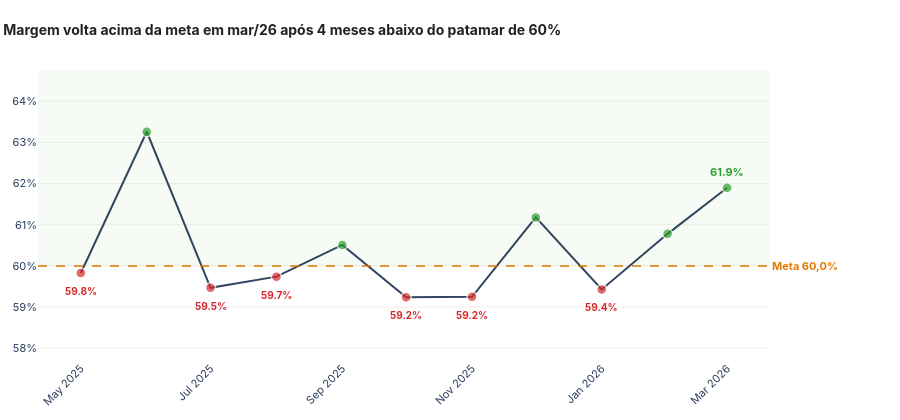

Notebook source saved alongside this figure:
### Markdown cell above
### 7. Visualização de Margem ao Longo do Tempo

Este bloco gera um gráfico de linha interativo usando Plotly, mostrando a evolução da margem ao longo do tempo, com uma linha de meta e destaque para os meses abaixo da meta.

### Code cell
import plotly.graph_objects as go
import plotly.io as pio

pio.templates.default = "plotly_white"

META = 60.0
media = df_table["margem"].mean()

# Cor por ponto: verde = acima da meta, vermelho = abaixo
marker_colors = [
    "#2CA02C" if v >= META else "#D62728"
    for v in df_table["margem"]
]
marker_sizes = [10] * len(df_table)

fig = go.Figure()

# Banda de meta (faixa visual sutil)
fig.add_hrect(
    y0=META, y1=df_table["margem"].max() + 2,
    fillcolor="#2CA02C", opacity=0.04,
    line_width=0,
)

# Série principal
fig.add_trace(go.Scatter(
    x=df_table["year_month"],
    y=df_table["margem"],
    mode="lines+markers",
    line=dict(color="#324461", width=2),
    marker=dict(
        color=marker_colors,
        size=marker_sizes,
        line=dict(color="white", width=1.5),
    ),
    showlegend=False,
    hovertemplate="%{x}<br>Margem: <b>%{y:.1f}%</b><extra></extra>",
))

# Linha de meta
fig.add_hline(
    y=META,
    line=dict(dash="dash", color="#E07B00", width=1.5),
    annotation_text="<b>Meta 60,0%</b>",
    annotation_position="right",
    annotation_font=dict(size=11, color="#E07B00"),
)

# Labels só nos pontos abaixo da meta
for i, row in df_table.iterrows():
    if row["margem"] < META:
        fig.add_annotation(
            x=row["year_month"],
            y=row["margem"],
            text=f"<b>{row['margem']:.1f}%</b>",
            showarrow=False,
            yshift=-18,
            font=dict(size=10, color="#D62728"),
        )

# Label no último mês sempre
ultimo = df_table.iloc[-1]
fig.add_annotation(
    x=ultimo["year_month"],
    y=ultimo["margem"],
    text=f"<b>{ultimo['margem']:.1f}%</b>",
    showarrow=False,
    yshift=16,
    font=dict(size=11, color="#2CA02C"),
)

fig.update_layout(
    title=dict(
        text="<b> Margem volta acima da meta em mar/26 após 4 meses abaixo do patamar de 60%</b>",
        font=dict(size=14, color="#222222"),
        x=0, xanchor="left",
    ),
    xaxis=dict(showgrid=False, tickangle=-45, tickfont=dict(size=11)),
    yaxis=dict(
        showgrid=True,
        gridcolor="#EEEEEE",
        ticksuffix="%",
        tickfont=dict(size=11),
        range=[df_table["margem"].min() - 1.5, df_table["margem"].max() + 1.5],
    ),
    plot_bgcolor="white",
    paper_bgcolor="white",
    margin=dict(l=20, r=130, t=70, b=60),
    font=dict(family="Inter, Arial, sans-serif"),
    height=420,
)

fig.show(config={"displayModeBar": False})

### Figure 1 — Plotly figure (JSON) as saved in the notebook; plotly's stock layout.template omitted (floating-point values rounded to 4 significant figures)
{"data": [{"hovertemplate": "%{x}<br>Margem: <b>%{y:.1f}%</b><extra></extra>", "line": {"color": "#324461", "width": 2}, "marker": {"color": ["#D62728", "#2CA02C", "#D62728", "#D62728", "#2CA02C", "#D62728", "#D62728", "#2CA02C", "#D62728", "#2CA02C", "#2CA02C"], "line": {"color": "white", "width": 1.5}, "size": [10, 10, 10, 10, 10, 10, 10, 10, 10, 10, 10]}, "mode": "lines+markers", "showlegend": false, "type": "scatter", "x": ["2025-05", "2025-06", "2025-07", "2025-08", "2025-09", "2025-10", "2025-11", "2025-12", "2026-01", "2026-02", "2026-03"], "y": [59.83, 63.26, 59.47, 59.74, 60.51, 59.24, 59.25, 61.18, 59.43, 60.78, 61.9]}], "layout": {"annotations": [{"font": {"color": "#E07B00", "size": 11}, "showarrow": false, "text": "<b>Meta 60,0%</b>", "x": 1, "xanchor": "left", "xref": "x domain", "y": 60, "yanchor": "middle", "yref": "y"}, {"font": {"color": "#D62728", "size": 10}, "showarrow": false, "text": "<b>59.8%</b>", "x": "2025-05", "y": 59.83, "yshift": -18}, {"font": {"color": "#D62728", "size": 10}, "showarrow": false, "text": "<b>59.5%</b>", "x": "2025-07", "y": 59.47, "yshift": -18}, {"font": {"color": "#D62728", "size": 10}, "showarrow": false, "text": "<b>59.7%</b>", "x": "2025-08", "y": 59.74, "yshift": -18}, {"font": {"color": "#D62728", "size": 10}, "showarrow": false, "text": "<b>59.2%</b>", "x": "2025-10", "y": 59.24, "yshift": -18}, {"font": {"color": "#D62728", "size": 10}, "showarrow": false, "text": "<b>59.2%</b>", "x": "2025-11", "y": 59.25, "yshift": -18}, {"font": {"color": "#D62728", "size": 10}, "showarrow": false, "text": "<b>59.4%</b>", "x": "2026-01", "y": 59.43, "yshift": -18}, {"font": {"color": "#2CA02C", "size": 11}, "showarrow": false, "text": "<b>61.9%</b>", "x": "2026-03", "y": 61.9, "yshift": 16}], "font": {"family": "Inter, Arial, sans-serif"}, "height": 420, "margin": {"b": 60, "l": 20, "r": 130, "t": 70}, "paper_bgcolor": "white", "plot_bgcolor": "white", "shapes": [{"fillcolor": "#2CA02C", "line": {"width": 0}, "opacity": 0.04, "type": "rect", "x0": 0, "x1": 1, "xref": "x domain", "y0": 60, "y1": 65.26, "yref": "y"}, {"line": {"color": "#E07B00", "dash": "dash", "width": 1.5}, "type": "line", "x0": 0, "x1": 1, "xref": "x domain", "y0": 60, "y1": 60, "yref": "y"}], "title": {"font": {"color": "#222222", "size": 14}, "text": "<b> Margem volta acima da meta em mar/26 após 4 meses abaixo do patamar de 60%</b>", "x": 0, "xanchor": "left"}, "xaxis": {"showgrid": false, "tickangle": -45, "tickfont": {"size": 11}}, "yaxis": {"gridcolor": "#EEEEEE", "range": [57.74, 64.76], "showgrid": true, "tickfont": {"size": 11}, "ticksuffix": "%"}}}
